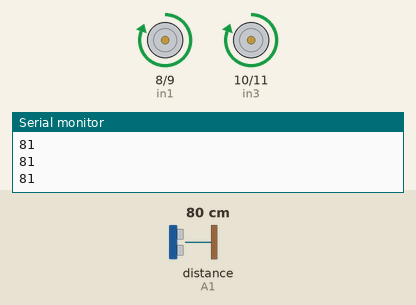
This sketch was run on a simulated Arduino Uno, built with avr-gcc and run on an emulated ATmega328P. On the bench: motor-driver pin pairs drawn as motors (green arrow = first pin HIGH = forward, orange = second pin HIGH = backward, longer = more drive), the last lines printed to the serial monitor. The inputs (shaded band) are chosen by the test bench; at power-on: distance to the obstacle (sensor on A1) 80 cm. The echo pulse lasts 58.3 µs per cm; random numbers use the default seed unless the sketch sets one.

Above: at 1.2 s.
1.3 s: distance to the obstacle (sensor on A1) set to 49 cm
2.8 s: distance to the obstacle (sensor on A1) set to 41 cm
At 3.4 s:
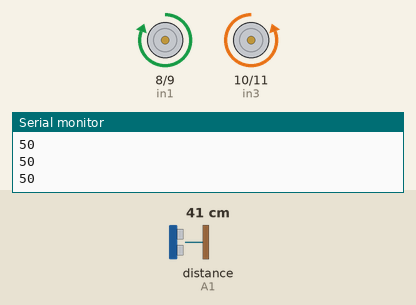
5.8 s: distance to the obstacle (sensor on A1) set to 60 cm
7.6 s: distance to the obstacle (sensor on A1) set to 2 cm
At 8.67 s:
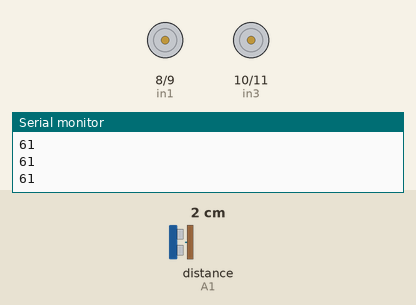
Timing chart, 0 to 11.6 s (numbered marks = the images above; inputs shaded):
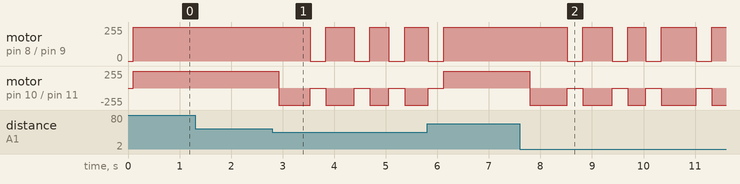

Measured:
- the behaviour switches between 44 and 43 cm on distance to the obstacle (sensor on A1) (found by bisection; images 0 and 1)

The sketch:

avoidCar.ino
```cpp
#include <NewPing.h>

// Motor control pins
const int in1 = 8;
const int in2 = 9;
const int in3 = 10;
const int in4 = 11;

// Ultrasonic sensor pins
const int trig = A0;
const int echo = A1;

NewPing sonar(trig, echo);

// Minimum distance for movement decisions
int minForward = 45;

void setup() {
Serial.begin(9600);
    pinMode(in1, OUTPUT);
    pinMode(in2, OUTPUT);
    pinMode(in3, OUTPUT);
    pinMode(in4, OUTPUT);
}

void loop() {
    int distance = sonar.ping_cm();
    delay(100);
    if (distance == 0) {
        distance = 1000;
    }
    avoid(distance);
    Serial.println(distance);

}

void forward(int time) {
    digitalWrite(in1, HIGH);
    digitalWrite(in2, LOW);
    digitalWrite(in3, HIGH);
    digitalWrite(in4, LOW);
    delay(time);
}

void backward(int time) {
    digitalWrite(in1, LOW);
    digitalWrite(in2, HIGH);
    digitalWrite(in3, LOW);
    digitalWrite(in4, HIGH);
    delay(time);
}

void spinLeft(int time) {
    digitalWrite(in1, HIGH);
    digitalWrite(in2, LOW);
    digitalWrite(in3, LOW);
    digitalWrite(in4, HIGH);
    delay(time);
}

void spinRight(int time) {
    digitalWrite(in1, LOW);
    digitalWrite(in2, HIGH);
    digitalWrite(in3, HIGH);
    digitalWrite(in4, LOW);
    delay(time);
}

void stop() {
    digitalWrite(in1, LOW);
    digitalWrite(in2, LOW);
    digitalWrite(in3, LOW);
    digitalWrite(in4, LOW);
}

void avoid(int distance) {
    if (distance < minForward) {
        spinLeft(random(300, 800));
    } else {
        forward(0);
        return;
    }
    stop();
    delay(200);
}
```
